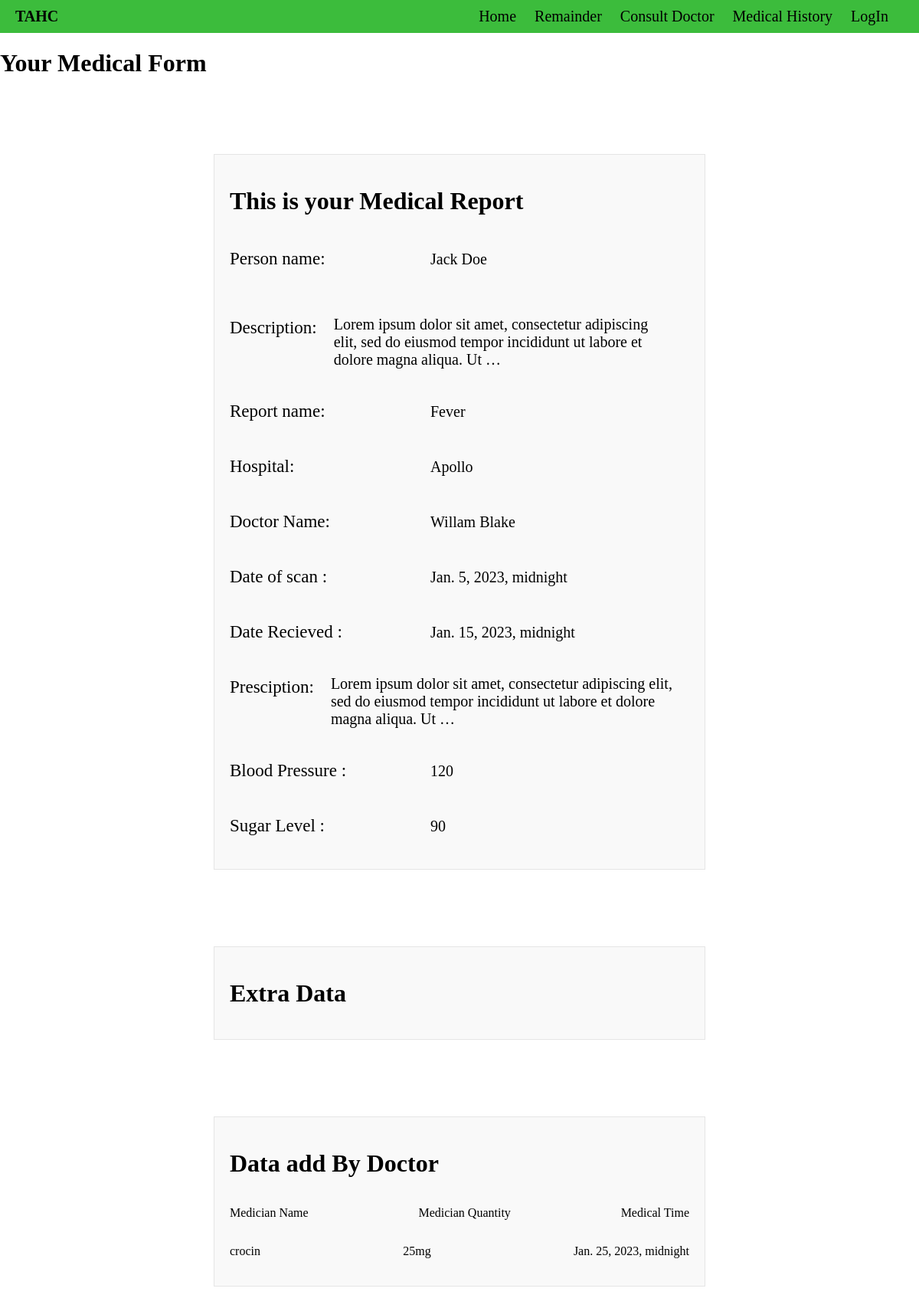
Page /medical_form_view/2 on the committed database.
### Health/models.py (models this page shows, shortened)
class Medical_Report(models.Model):
    host = models.ForeignKey(User, on_delete=models.CASCADE, null=True)
    person = models.ForeignKey(Patient,on_delete=models.CASCADE,null=True)
    description = models.TextField(max_length=300,default="None ")
    Report_name = models.CharField(max_length=100)
    Hospital = models.CharField(max_length=100)
    Patient_name = models.CharField(max_length=100)
    Doctor_name = models.CharField(max_length=100)
    Date_of_scan = models.DateTimeField()
    Date_of_recieved = models.DateTimeField()
    doctor_prescription= models.TextField(max_length=300,default="None ")
    Blood_pressure = models.IntegerField()
    Sugar_level = models.IntegerField()

class Patient(models.Model):
    host = models.ForeignKey(User, on_delete=models.CASCADE, null=True)
    user_name = models.CharField(max_length=30)
    profile_pic = models.ImageField( null=True, default="avater.svg")
    Date_of_birth = models.DateField(null=True)
    user_relationship = models.CharField(max_length=30)
    father_name = models.CharField(max_length=30)
    mother_name = models.CharField(max_length=30)
    street = models.CharField(max_length=100)
    city = models.CharField(max_length=30)
    state = models.CharField(max_length=30)
    country = models.CharField(max_length=30)
    def __str__(self):
        return self.user_name

class Patient_tablets(models.Model):
    Extra_parameters = models.ForeignKey(Medical_Report,on_delete= models.CASCADE,null=True)
    parameter_name = models.CharField(max_length=100,null=True)
    parameters_value = models.CharField(max_length=100,null=True)
    parameter_date_time = models.DateTimeField()

### Health/views.py (the view)
# urls.py: path('medical_form_view/<str:pk>',views.medical_form_view,name="medical_form_view"),
def medical_form_view(request, pk):
    data_medi = Medical_Report.objects.get(id=int(pk))
    extra_data_medi = Extra_Values.objects.filter(Extra_parameters=data_medi)
    data_added_by_doctor = Patient_tablets.objects.filter(Extra_parameters = data_medi)
    context = {"data_medi": data_medi, "extra_data_medi": extra_data_medi,"data_added_by_doctor":data_added_by_doctor}
    return render(request, "Health/medical_form_view.html", context)

### Health/templates/Health/medical_form_view.html (shortened to what this page needs)
{% extends 'main.html' %}
{% block content%}
<h1>Your Medical Form</h1>
<div class="medical_form_show">
    <h1>This is your Medical Report </h1>
    <div class="medi_detail">
        <div class="label">
            <p> Person name:</p>
        </div>
        <div class="value">
            <p>
                {{ data_medi.person}}
            </p>
        </div>
    </div>
    <br>
    <div class="medi_detail">
        <div class="label">
            <p> Description:</p>
        </div>
        <div class="value">
            <p>
                {{ data_medi.description|truncatewords:20}}
            </p>
        </div>
    </div>
    <div class="medi_detail">
        <div class="label">
            <p> Report name:</p>
        </div>
        <div class="value">
            <p>
                {{ data_medi.Report_name}}
            </p>
        </div>
    </div>
    <div class="medi_detail">
        <div class="label">
            <p> Hospital:</p>
        </div>
        <div class="value">
            <p>
                {{ data_medi.Hospital}}
            </p>
        </div>
    </div>
    <div class="medi_detail">
        <div class="label">
            <p> Doctor Name:</p>
        </div>
        <div class="value">
            <p>
                {{ data_medi.Doctor_name}}
            </p>
        </div>
    </div>
    <div class="medi_detail">
        <div class="label">
            <p> Date of scan :</p>
        </div>
        <div class="value">
            <p>
                {{ data_medi.Date_of_scan}}
            </p>
        </div>
    </div>
    <div class="medi_detail">
        <div class="label">
            <p> Date Recieved :</p>
        </div>
        <div class="value">
            <p>
                {{ data_medi.Date_of_recieved}}
            </p>
        </div>
    </div>
    <div class="medi_detail">
        <div class="label">
            <p>Presciption:</p>
        </div>
        <div class="value">
            <p>
                {{ data_medi.doctor_prescription|truncatewords:20}}
            </p>
        </div>
    </div>
    <div class="medi_detail">
        <div class="label">
            <p>Blood Pressure :</p>
        </div>
        <div class="value">
            <p>
                {{ data_medi.Blood_pressure}}
            </p>
        </div>
    </div>
    <div class="medi_detail">
        <div class="label">
            <p> Sugar Level :</p>
        </div>
        <div class="value">
            <p>
                {{ data_medi.Sugar_level}}
            </p>
        </div>
    </div>
</div>
<div class="medical_form_show">
    <h1>Extra Data</h1>
</div>
<div class="medical_form_show">
    <h1>Data add By Doctor</h1>
    <div class="flex-lmr">
        <div class="left">
            <p>Medician Name</p>
        </div>
        <div class="middle">
            <p>Medician Quantity</p>
        </div>
        <div class="right">
            <p>Medical Time</p>
        </div>
    </div>
    {% for fields in data_added_by_doctor %}
    <div class="flex-lmr">
        <div class="left">
            <p>{{fields.parameter_name}}</p>
        </div>
        <div class="middle">
            <p>{{fields.parameters_value}}</p>
        </div>
        <div class="right">
            <p>{{fields.parameter_date_time}}</p>
        </div>
    </div>
    {% endfor %}
</div>
{% endblock %}

### static/styles/main.css (style rules this page uses)
body { margin: 0px; padding: 0px; }
.medical_form_show { width: 600px; margin: 100px auto; padding: 20px; background-color: #f9f9f9; border: 1px solid #e5e5e5; }
.medical_form_show .medi_detail { display: flex; flex-direction: row; }
.medical_form_show .medi_detail .label { width: 40%; font-size: 23px; }
.medical_form_show .medi_detail .value { margin: 0px 22px; display: flex; align-items: center; font-size: 20px; }
.medical_form_show .flex-lmr { display: flex; flex-direction: row; justify-content: space-between; }

### rows in the picture
Medical_Report: person "Jack Doe", description "Lorem ipsum dolor sit amet, consectetur adipiscing elit, sed do eiusmod tempor incididunt ut labore et dolore magna aliqua. Ut …", Report_name "Fever", Hospital "Apollo", Doctor_name "Willam Blake", Date_of_scan "Jan. 5, 2023, midnight", Date_of_recieved "Jan. 15, 2023, midnight", doctor_prescription "Lorem ipsum dolor sit amet, consectetur adipiscing elit, sed do eiusmod tempor incididunt ut labore et dolore magna aliqua. Ut …", Blood_pressure "120", Sugar_level "90"
Patient_tablets: parameter_name "crocin", parameters_value "25mg", parameter_date_time "Jan. 25, 2023, midnight"
